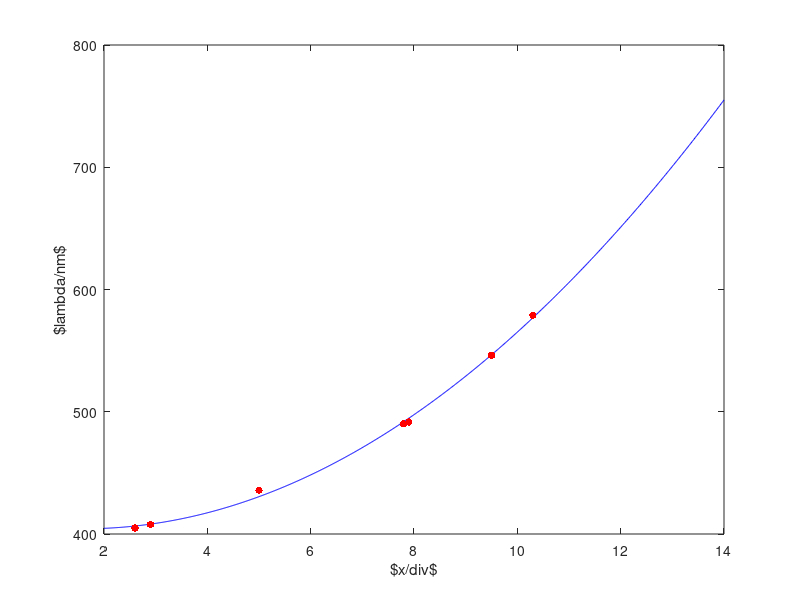

Here is the MATLAB script that generated this plot:
x = [10.3 9.5 7.9 7.8 5 2.9 2.6];
lambda = [579 546.1 491.6 490 435.8 407.7 404.9];
p = polyfit(x, lambda, 2);
l = linspace(2,14,1000);

plot(l, polyval(p,l), '-b');
hold on
p

plot(x, lambda, '.r', 'markersize', 16);
ylabel("$\lambda/nm$");
xlabel("$x/div$")
print -dpdflatexstandalone grafic

xm = [12 12.5 10.6 8.3 7.9 7 5.7 5.4];
polyval(p, xm);
xm2 = [11.5 11.7 11.3 11 10.8 10.7 10.5 10.3 9.3];
polyval(p, xm2)

verde = [11.2 11.6];
rosie = [7.5 7.7; 8.4 9; 9.8 10.1];
for i = 1:3
    polyval(p, rosie(i,:))
endfor
polyval(p, verde);

der = polyder(p);

lambdaP = [420 500 580];
panta = polyval(der, lambdaP);
[1 1 1] ./ panta
